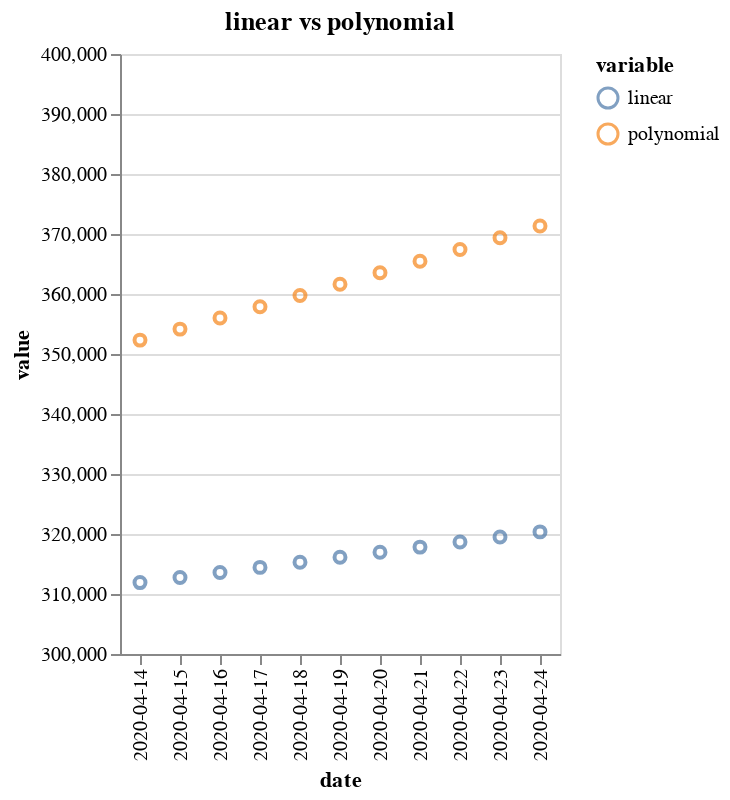

This figure's notebook cell:
### Markdown cell above
Como podemos ver en la tabla presentada, nos damos cuenta que el modelo lineal no se ajusta bien con nuevos datos y eso es debido a que no se ajusta a la curva de contagios como habiamos analizado anteriormente para poder realizar el modelo polinomial. Sin embargo, podemos darnos cuenta que el modelo polinomial se ajusta muy bien a los nuevos datos y predice nuevos contagios de manera creciente. Con una gráfica podemos analizar de mejor manera las predicciones realiadas

### Code cell
alt.Chart(df_predicciones.melt('date')).mark_point().encode(
    x='date:N',
    y=alt.Y('value:Q',scale=alt.Scale(domain=(300000,400000))),
    color='variable:N'
).properties(title='linear vs polynomial').interactive()

### Figure 1 — Vega-Lite specification as saved in the notebook (floating-point values rounded to 4 significant figures)
{"config": {"view": {"continuousWidth": 400, "continuousHeight": 300}}, "data": {"name": "data-90d54a3e140e4572756dce0e6459a3b8"}, "mark": "point", "encoding": {"color": {"type": "nominal", "field": "variable"}, "x": {"type": "nominal", "field": "date"}, "y": {"type": "quantitative", "field": "value", "scale": {"domain": [300000, 400000]}}}, "selection": {"selector026": {"type": "interval", "bind": "scales", "encodings": ["x", "y"]}}, "title": "linear vs polynomial", "$schema": "https://vega.github.io/schema/vega-lite/v4.8.1.json", "datasets": {"data-90d54a3e140e4572756dce0e6459a3b8": [{"date": "2020-04-14", "variable": "linear", "value": 311900}, {"date": "2020-04-15", "variable": "linear", "value": 312746}, {"date": "2020-04-16", "variable": "linear", "value": 313591}, {"date": "2020-04-17", "variable": "linear", "value": 314436}, {"date": "2020-04-18", "variable": "linear", "value": 315281}, {"date": "2020-04-19", "variable": "linear", "value": 316126}, {"date": "2020-04-20", "variable": "linear", "value": 316971}, {"date": "2020-04-21", "variable": "linear", "value": 317816}, {"date": "2020-04-22", "variable": "linear", "value": 318661}, {"date": "2020-04-23", "variable": "linear", "value": 319507}, {"date": "2020-04-24", "variable": "linear", "value": 320352}, {"date": "2020-04-14", "variable": "polynomial", "value": 352314}, {"date": "2020-04-15", "variable": "polynomial", "value": 354149}, {"date": "2020-04-16", "variable": "polynomial", "value": 355999}, {"date": "2020-04-17", "variable": "polynomial", "value": 357863}, {"date": "2020-04-18", "variable": "polynomial", "value": 359742}, {"date": "2020-04-19", "variable": "polynomial", "value": 361636}, {"date": "2020-04-20", "variable": "polynomial", "value": 363545}, {"date": "2020-04-21", "variable": "polynomial", "value": 365469}, {"date": "2020-04-22", "variable": "polynomial", "value": 367409}, {"date": "2020-04-23", "variable": "polynomial", "value": 369364}, {"date": "2020-04-24", "variable": "polynomial", "value": 371335}]}}
